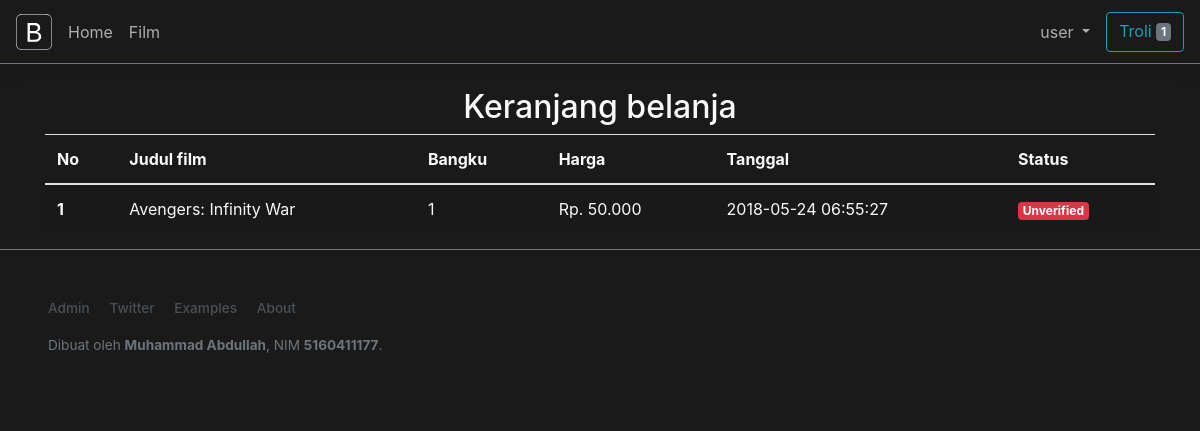
/bioskop/index.php?troli (signed in), run on the app's committed database.
### tables this page shows
CREATE TABLE `transaksi` (
  `idtrans` int(10) NOT NULL,
  `kdfilm` varchar(50) NOT NULL,
  `username` varchar(100) NOT NULL,
  `bangku` int(3) NOT NULL,
  `totharga` int(10) NOT NULL,
  `status` varchar(10) DEFAULT NULL,
  `tanggal` timestamp NOT NULL DEFAULT CURRENT_TIMESTAMP ON UPDATE CURRENT_TIMESTAMP
);

CREATE TABLE `film` (
  `kdfilm` varchar(50) NOT NULL,
  `judul` varchar(50) NOT NULL,
  `poster` varchar(2000) NOT NULL,
  `trailer` varchar(200) NOT NULL,
  `durasi` int(4) NOT NULL,
  `sinopsis` text NOT NULL,
  `harga` int(6) NOT NULL
);

### bioskop/page/troli.php (the view, shortened to what this page needs)
<?php
include 'connection.php';
$user=$_SESSION['username'];
$sql=mysqli_query($koneksi,"SELECT film.judul, transaksi.bangku, transaksi.totharga, transaksi.tanggal, transaksi.status FROM transaksi JOIN film ON transaksi.kdfilm=film.kdfilm WHERE username='$user' ORDER BY tanggal DESC");
 ?>
<div class="container text-light">
  <h2 class="text-center">Keranjang belanja</h2>
  <table class="table table-striped table-inverse">
  <thead>
    <tr>
      <th>No</th>
      <th>Judul film</th>
      <th>Bangku</th>
      <th>Harga</th>
      <th>Tanggal</th>
      <th>Status</th>
    </tr>
  </thead>
<?php
  $w=0;
  while ( $baris= mysqli_fetch_assoc($sql)) {
    $w++;
?>
  <tbody>
    <tr>
      <th scope="row"><?php echo $w; ?></th>
      <td><?php echo $baris['judul']; ?></td>
      <td><?php echo $baris['bangku']; ?></td>
      <td>Rp. <?php echo number_format($baris['totharga'],0,".","."); ?></td>
      <td><?php echo $baris['tanggal']; ?></td>
      <td><?php
        if ($baris['status']=='verified') {
          echo '<span class="badge badge-success">Verified</span>';
        }
        else{
          echo '<span class="badge badge-danger">Unverified</span>';
        }
       ?></td>
    </tr>
  </tbody>
<?php } ?>
</table>
</div>

### bioskop/assets/css/custom.css (style rules this page uses)
.hitam { background-color: #1a1a1a; }

### data on the page
transaksi: kdfilm.judul "Avengers: Infinity War", bangku "1", totharga "50.000", tanggal "2018-05-24 06:55:27", shows "Unverified"

### other printed values
$_SESSION['username'] "user"
$w "1"
